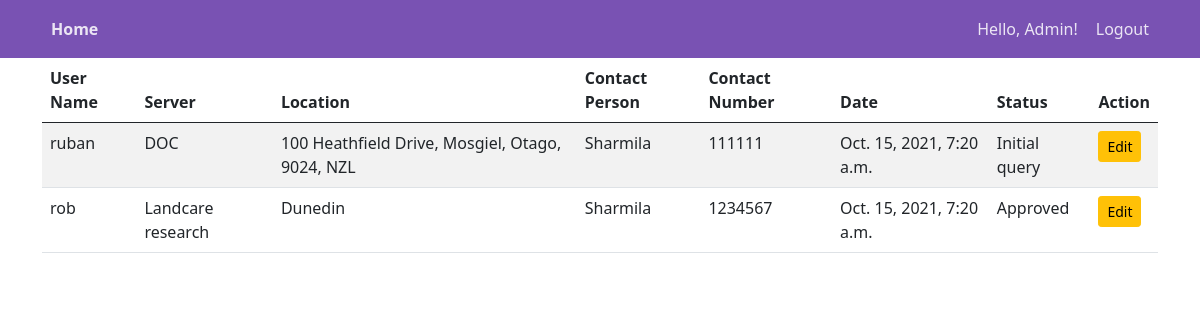
The app's page / (signed in) with its own data.
### userform/models.py (models this page shows)
class Request(models.Model):
    user = models.ForeignKey(
        User, related_name="participants", on_delete=models.CASCADE)
    server = models.CharField(max_length=50)
    location = models.CharField(max_length=50)
    contact_person = models.CharField(max_length=50)
    contact_number = models.PositiveIntegerField(
        validators=[MaxValueValidator(9999999999)])
    date = models.DateTimeField()
    status = models.CharField(max_length=50)

### userform/views.py (the view)
# urls.py: path('', views.index, name='index'),
def index(request):
    if not request.user.is_authenticated:
        return redirect('/accounts/login')
    userdata = Request.objects.all()
    return render(request, 'index.html', {'userdata': userdata})

### userform/templates/index.html (shortened to what this page needs)
{% load static %}
<!DOCTYPE html>
<html lang="en">
<head>
    <link href="https://cdn.jsdelivr.net/npm/bootstrap@5.0.0/dist/css/bootstrap.min.css" rel="stylesheet"
>
    <link rel="stylesheet" type="text/css"
        href="https://cdnjs.cloudflare.com/ajax/libs/bootstrap-timepicker/0.5.2/css/bootstrap-timepicker.min.css" />
    <link rel="stylesheet" type="text/css" href="{% static 'userform/style.css' %}">
    <link href="http://maxcdn.bootstrapcdn.com/font-awesome/4.1.0/css/font-awesome.min.css" rel="stylesheet">
</head>
<body>
    <nav class="navbar navbar-expand-lg navbar-dark nav-color">
        <div class="container">
            <div class="collapse navbar-collapse" id="navbarSupportedContent">
                <ul class="navbar-nav me-auto">
                    {% with url_name=request.resolver_match.url_name %}
                    <li class="nav-item navbar-link-item">
                        <a href="{% url 'index' %}"
                            class="nav-link {% if url_name == 'index' %} active-menu {% endif %}">Home</a>
                    </li>
                    {% endwith %}
                </ul>
                <ul class="navbar-nav">
                    {% if user.is_authenticated %}
                    <li>
                        <span class="nav-link">
                            Hello, {{ user.first_name|default:'Guest' }}!</span>
                    </li>
                    <li class="nav-item navbar-link-item">
                        <a class="nav-link" href="{% url 'logout' %}">Logout</a>
                    </li>
                    {% else %}
                    <li class="nav-item">
                        <a class="nav-link btn login-btn-menu" href="{% url 'login' %}">Login</a>
                    </li>
                    {% endif %}
                </ul>
            </div>
        </div>
    </nav>
    <div>
        {% block content %}
        {% if user.is_authenticated %}
        {% if user.username == 'admin' %}
        <div class="container">
            <table class="table table-striped">
                <thead>
                    <tr>
                        <th>User Name</th>
                        <th>Server</th>
                        <th>Location</th>
                        <th>Contact Person</th>
                        <th>Contact Number</th>
                        <th>Date</th>
                        <th>Status</th>
                        <th>Action</th>
                    </tr>
                </thead>
                <tbody>
                    {% for data in userdata %}
                    <tr>
                        <td>{{data.user}}</td>
                        <td>{{data.server}}</td>
                        <td>{{data.location}}</td>
                        <td>{{data.contact_person}}</td>
                        <td>{{data.contact_number}}</td>
                        <td id="date">{{data.date}}</td>
                        <td><label class="statustxt" style='cursor:pointer'>{{data.status}}</label></td>
                        <td><button type="button" class="btn btn-sm btn-warning editUser" data-id="{{data.user.id}}"
                                data-date="{{data.date}}" data-status="{{data.status}}">Edit</button></td>
                    </tr>
                    {% endfor %}
                </tbody>
            </table>
        </div>
        {% endif %}
        {% endif %}
        {% endblock %}
    </div>
</body>
</html>

### userform/static/userform/style.css (style rules this page uses)
:root { --theme-color: #7952b3; --glowing-feedback: rgb(146, 230, 146); }
.nav-color { background-color: var(--theme-color); }
.active-menu { color: antiquewhite; font-weight: bold; }
.navbar-dark .navbar-nav .nav-link { color: rgba(255, 255, 255, 0.85); }
li .nav-link { border: 1px solid transparent !important; }

### records on screen
Request: user "ruban", server "DOC", location "100 Heathfield Drive, Mosgiel, Otago, 9024, NZL", contact_person "Sharmila", contact_number "111111", date "Oct. 15, 2021, 7:20 a.m.", status "Initial query"
Request: user "rob", server "Landcare research", location "Dunedin", contact_person "Sharmila", contact_number "1234567", date "Oct. 15, 2021, 7:20 a.m.", status "Approved"

### other values on screen
{{ user.first_name|default:'Guest' }} "Admin"
